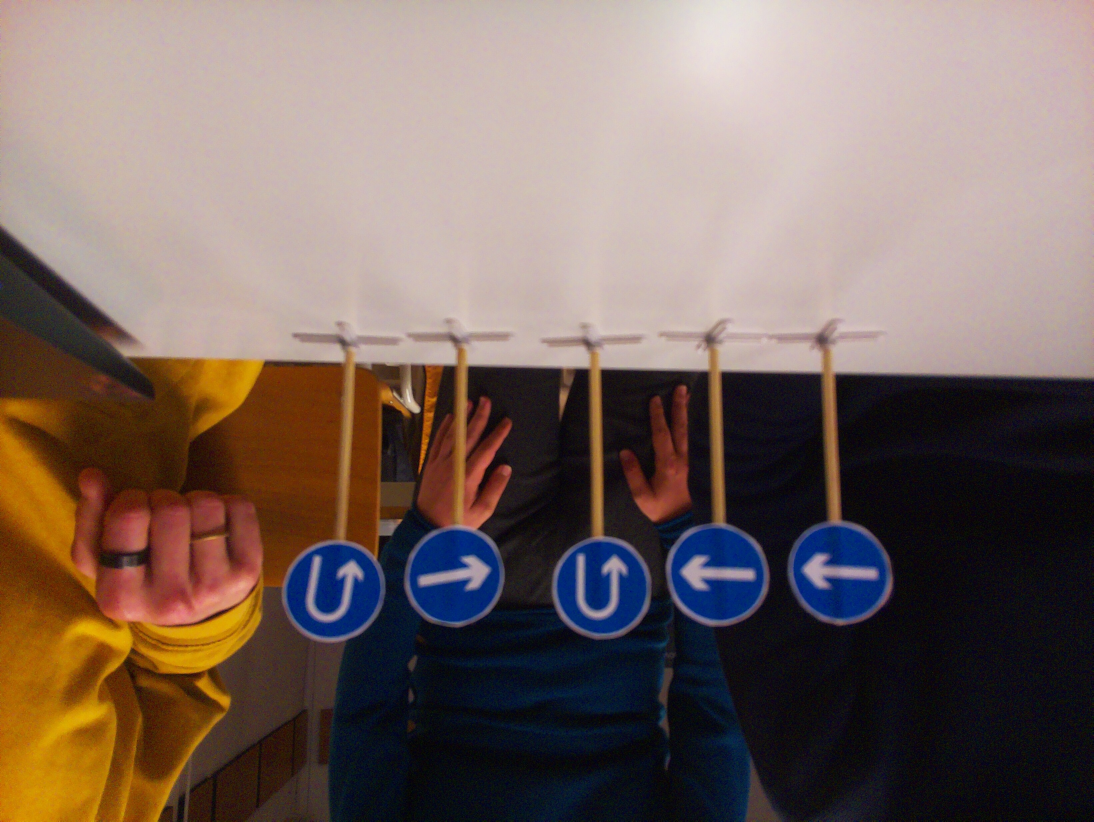
#> input picture real_traffic_signs/a1.jpg, 3280 x 2464 px (shown at 1/3 size)
$ python -i ImageProcessing.py   (imports and definitions only)
#> lines starting #> are read from the running program, lines starting #| are printed output that depends on the picture; after the words box and inside, x2 and y2 are one past the last pixel; in counts of white or black regions, pixels touching at a corner belong together
#> further down, picture is the input picture: shape (2464, 3280, 3); mean B, G, R 95.4, 102.3, 120
import cv2 # type: ignore
import numpy as np

def fix_camera_orientation(frame):
    return cv2.rotate(frame, cv2.ROTATE_180)

# [12 lines left out: function apply_custom_filter, not called in this run]

def find_sign_region(frame):
    """
    Finds the sign in the large frame and returns the crop.
    """
    gray = cv2.cvtColor(frame, cv2.COLOR_BGR2GRAY)
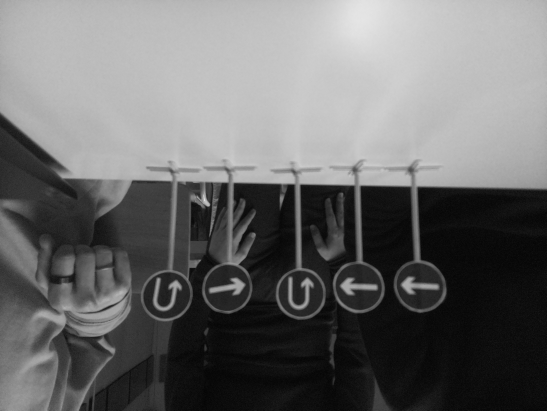
#> gray: shape (2464, 3280) (shown at 1/6 size); min 0, max 246, mean 106.8
    blurred = cv2.GaussianBlur(gray, (5, 5), 0)
    _, thresh = cv2.threshold(blurred, 60, 255, cv2.THRESH_BINARY)
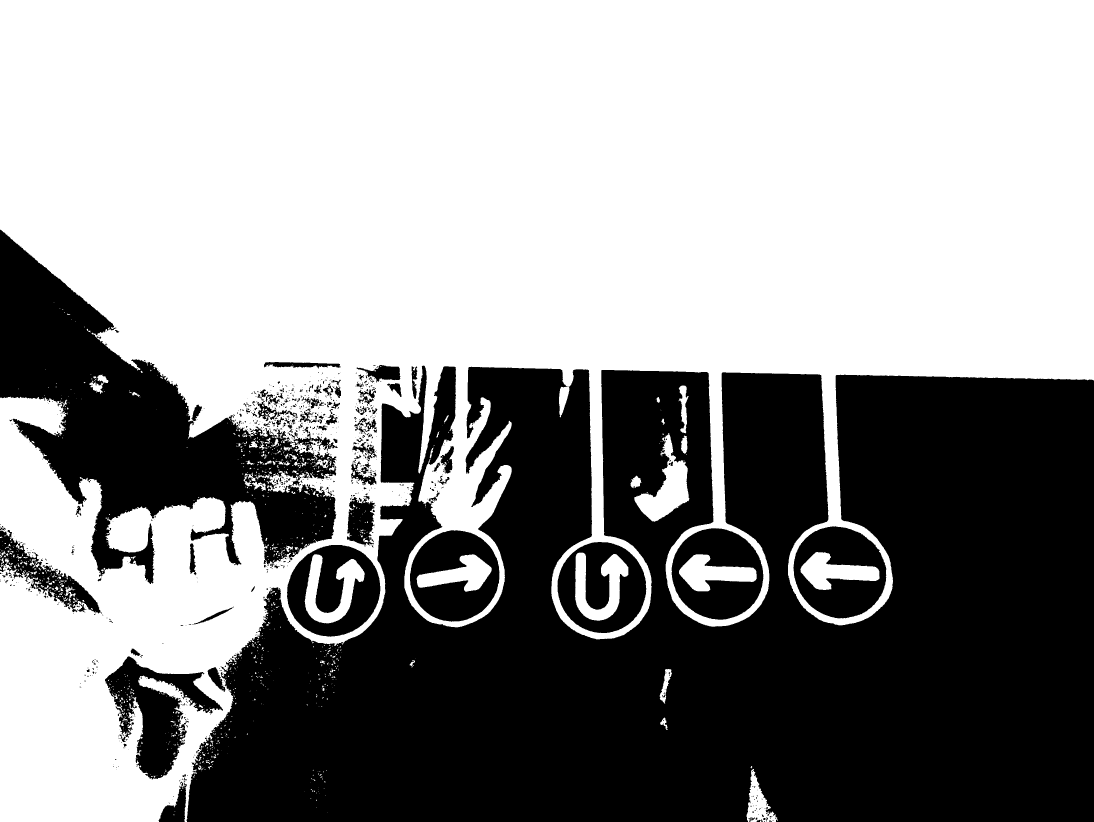
#> thresh: shape (2464, 3280) (shown at 1/3 size); 57.6% white; 933 black regions (721 under 20 px)

    contours, _ = cv2.findContours(thresh, cv2.RETR_EXTERNAL, cv2.CHAIN_APPROX_SIMPLE)
#> contours = 908 contours, 801 with area under 20; largest, box (x1, y1, x2, y2) and area: (0, 0, 3280, 2464) 4920966, (1903, 1299, 2068, 1565) 16855, (2239, 2307, 2334, 2464) 6172, (2036, 1156, 2066, 1300) 1928, (1979, 2007, 2016, 2111) 1426

    best_crop = None
    max_area = 0

    for cnt in contours:
        area = cv2.contourArea(cnt)
        if area > 1000:
            x, y, w, h = cv2.boundingRect(cnt)
            aspect_ratio = float(w) / h

            if 0.7 < aspect_ratio < 1.3:
                if area > max_area:
                    max_area = area
                    best_crop = frame[y:y+h, x:x+w]
#> this loop made 908 passes
#> (area, x, y, w, h, aspect_ratio, max_area) on pass 888: (1119.5, 268, 1124, 58, 57, 1.02, 1119.5)
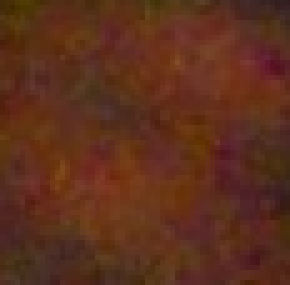
#> best_crop: shape (57, 58, 3) (shown 5 times larger); mean B, G, R 28.1, 47.4, 93.4
#> after the loop, max_area = 1119.5

    return best_crop

# [37 lines left out: functions preprocess_for_model, decide_action, not called in this run]

>>> import cv2
>>> picture = cv2.imread('real_traffic_signs/a1.jpg')
>>> result = find_sign_region(picture)

$ run again, on real_traffic_signs/a10.jpg
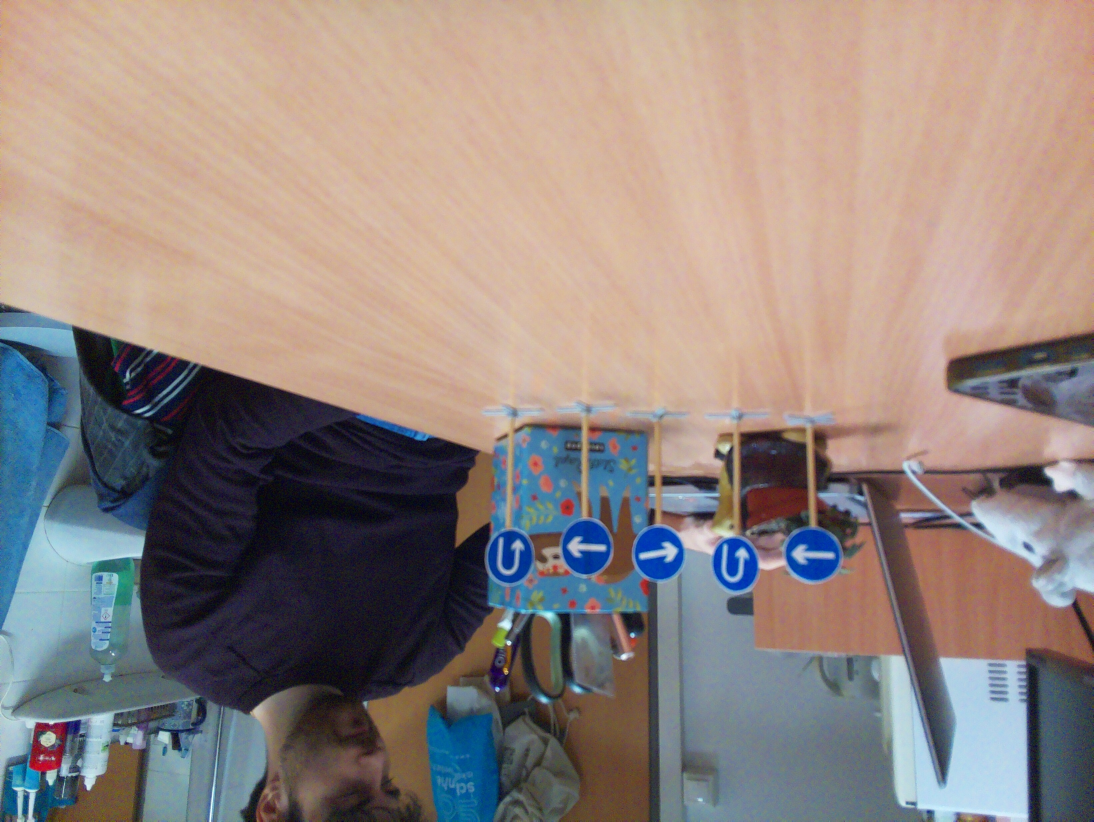
#> input picture real_traffic_signs/a10.jpg, 3280 x 2464 px (shown at 1/3 size)
#> picture is the input picture: shape (2464, 3280, 3); mean B, G, R 128.9, 134.2, 147.5
#> in find_sign_region, `gray = cv2.cvtColor(frame, cv2.COLOR_BGR2GRAY)`:
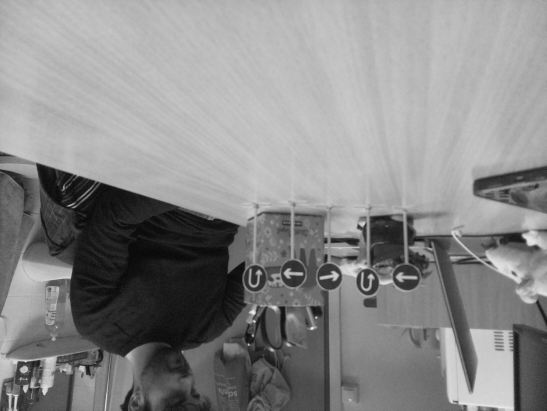
#> gray: shape (2464, 3280) (shown at 1/6 size); min 1, max 253, mean 137.6
#> in find_sign_region, `_, thresh = cv2.threshold(blurred, 60, 255, cv2.THRESH_BINARY)`:
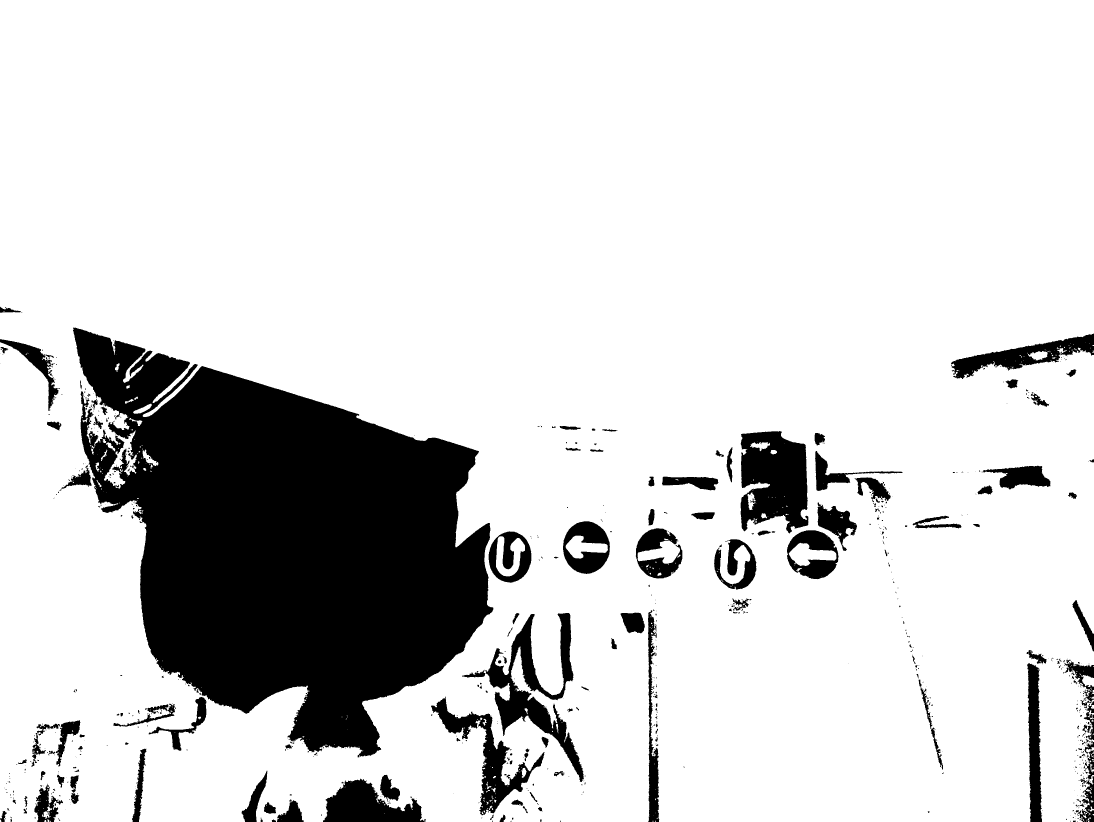
#> thresh: shape (2464, 3280) (shown at 1/3 size); 83.9% white; 750 black regions (550 under 20 px)
#> contours = 165 contours, 150 with area under 20; largest, box (x1, y1, x2, y2) and area: (0, 0, 3280, 2464) 7966663, (3084, 1053, 3143, 1081) 972, (3244, 2025, 3280, 2061) 819, (126, 2434, 152, 2456) 256, (3267, 2325, 3280, 2354) 148
#> the loop in find_sign_region, `for cnt in contours:` made 165 passes
#> (area, x, y, w, h, aspect_ratio) on pass 165: (7966663, 0, 0, 3280, 2464, 1.33)
#> after the loop in find_sign_region, `for cnt in contours:`: max_area = 0

$ run again, on real_traffic_signs/a11.jpg
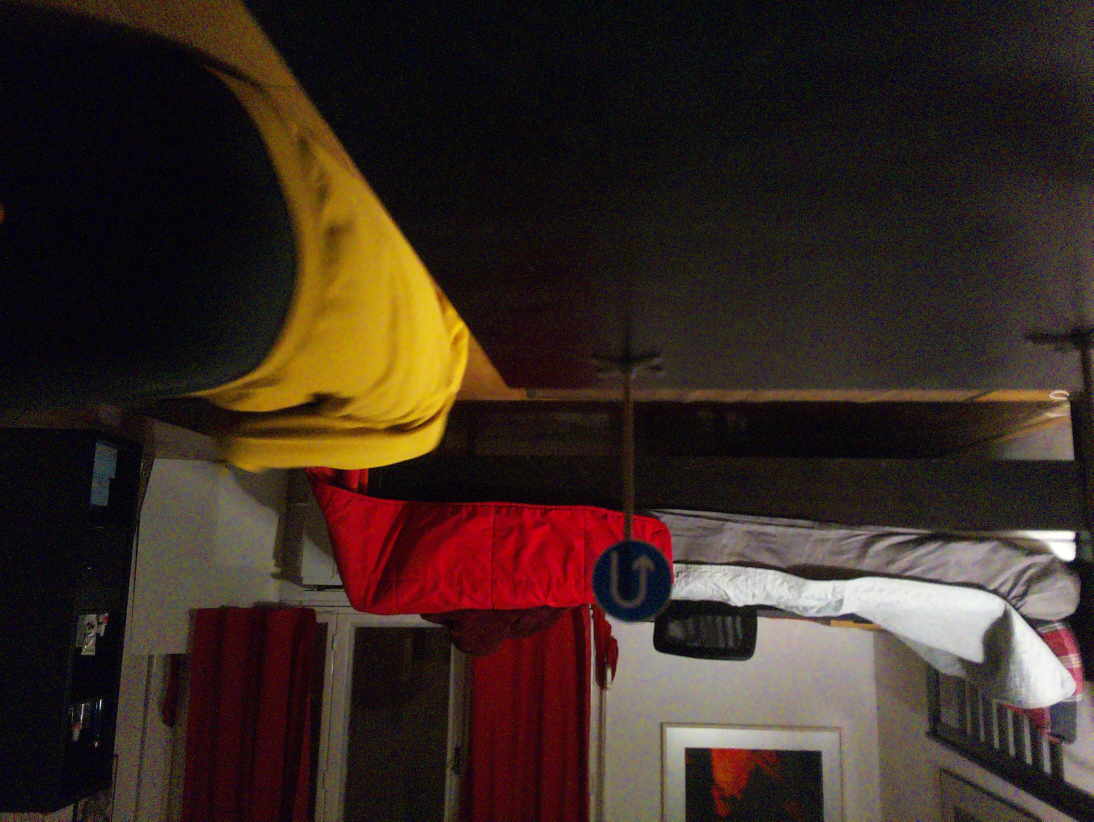
#> input picture real_traffic_signs/a11.jpg, 3280 x 2464 px (shown at 1/3 size)
#> picture is the input picture: shape (2464, 3280, 3); mean B, G, R 34.8, 41.9, 57.2
#> in find_sign_region, `_, thresh = cv2.threshold(blurred, 60, 255, cv2.THRESH_BINARY)`:
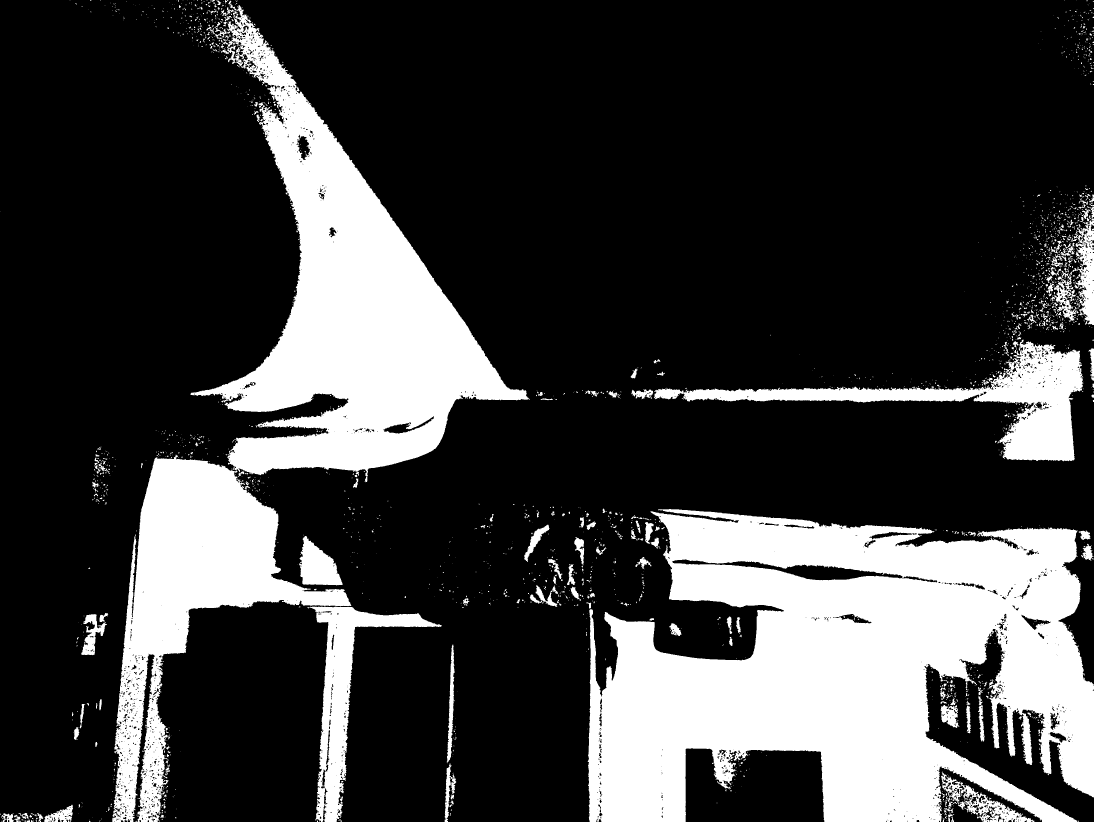
#> thresh: shape (2464, 3280) (shown at 1/3 size); 24.2% white; 2449 white regions (2021 under 20 px)
#> contours = 2415 contours, 2150 with area under 20; largest, box (x1, y1, x2, y2) and area: (1763, 1527, 3280, 2464) 974964, (571, 15, 1587, 1446) 490310, (337, 1364, 1054, 2464) 258168, (1962, 1019, 3250, 1384) 99914, (929, 1820, 1325, 2464) 58371
#> the loop in find_sign_region, `for cnt in contours:` made 2415 passes
#> (area, x, y, w, h, aspect_ratio, max_area) on passes 285, 692, 2360: (2369, 2821, 2115, 58, 69, 0.841, 2369), (11489.5, 897, 1608, 131, 148, 0.885, 11489.5), (490310, 571, 15, 1016, 1431, 0.71, 490310)
#> after the loop in find_sign_region, `for cnt in contours:`:
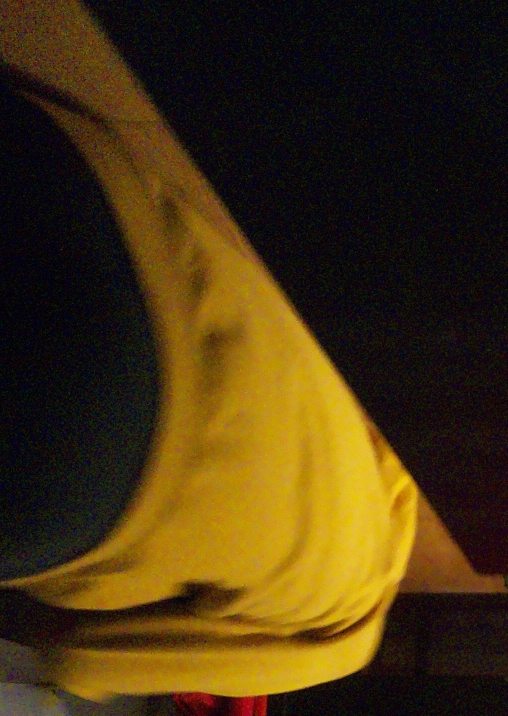
#> best_crop: shape (1431, 1016, 3) (shown at 1/2 size); mean B, G, R 15.5, 50.7, 69.4
#> after the loop in find_sign_region, `for cnt in contours:`: max_area = 490310
